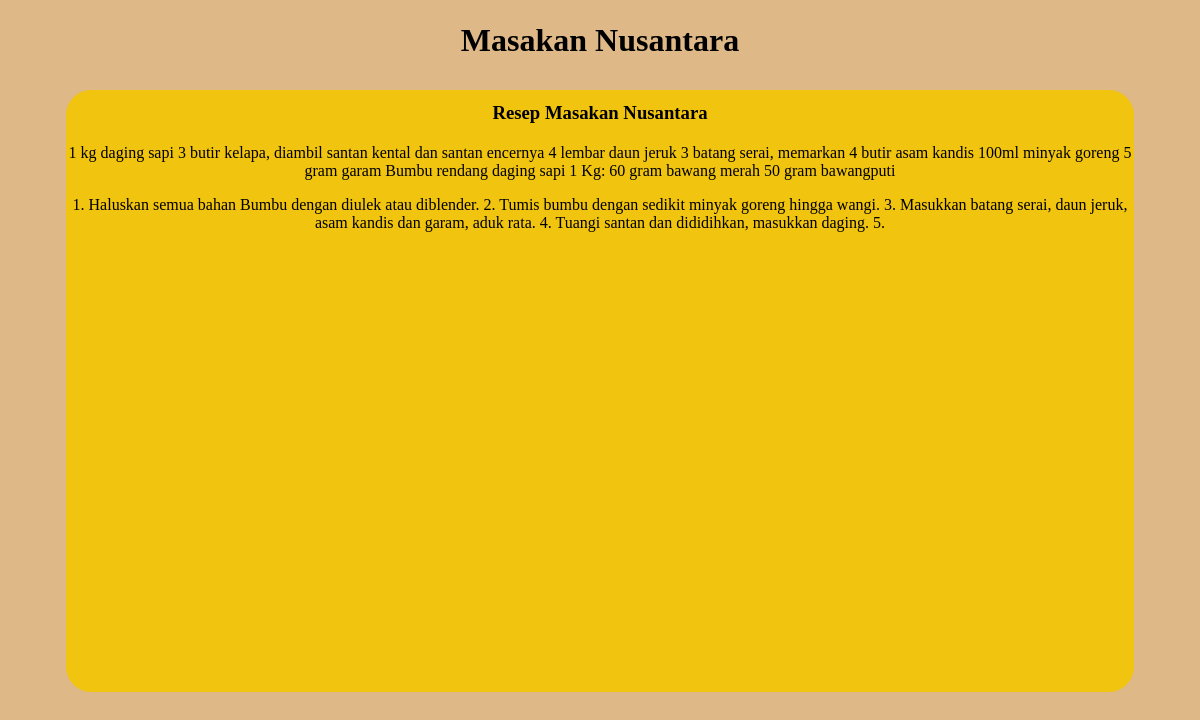
The app's page /resep_makanan.php with its own data.
### tables this page shows
CREATE TABLE `resep` (
  `id` int(11) NOT NULL,
  `bahan2` varchar(255) NOT NULL,
  `bahan` varchar(255) NOT NULL,
  `buat` varchar(255) NOT NULL
);

### resep_makanan.php (the view, shortened to what this page needs)
<?php
    require 'config.php';
    $result = mysqli_query($db, "SELECT * FROM resep");
?>
<!DOCTYPE html>
<html lang="en">
<head>
    <link rel="stylesheet" href="style_.css">
</head>
<body>
    <center>
    <header>
        <h1>Masakan Nusantara</h1>
    </header>
    <div class="list-table">
            <h3>Resep Masakan Nusantara</h3>
            <?php
                    while($row = mysqli_fetch_array($result)){
                ?>
                <p><?=$row['bahan2']?></p>
                <p><?=$row['buat']?></p>
                <?php
                    }
                ?>
        </div>
    </center>
</body>
</html>

### style_.css (style rules this page uses)
body { background-color: burlywood; background-repeat: no-repeat; background-size: cover; }
.list-table { background: #F1C40F; width: 90%; height: 600px; border: 1px solid #F1C40F ; border-radius: 25px; margin-top: 30px; }
header h1 { text-align: center; padding: 1px; color: black; font-family: 'Times New Roman', Times, serif; }
.list-table h3 { margin-top: 10px; text-align: center; padding: 1px; color: black; font-family: 'Times New Roman', Times, serif; }

### records on screen
resep: bahan2 "1 kg daging sapi 3 butir kelapa, diambil santan kental dan santan encernya 4 lembar daun jeruk 3 batang serai, memarkan 4 butir asam kandis 100ml minyak goreng 5 gram garam Bumbu rendang daging sapi 1 Kg: 60 gram bawang merah 50 gram bawangputi"
resep: buat "1. Haluskan semua bahan Bumbu dengan diulek atau diblender. 2. Tumis bumbu dengan sedikit minyak goreng hingga wangi. 3. Masukkan batang serai, daun jeruk, asam kandis dan garam, aduk rata. 4. Tuangi santan dan dididihkan, masukkan daging. 5."
